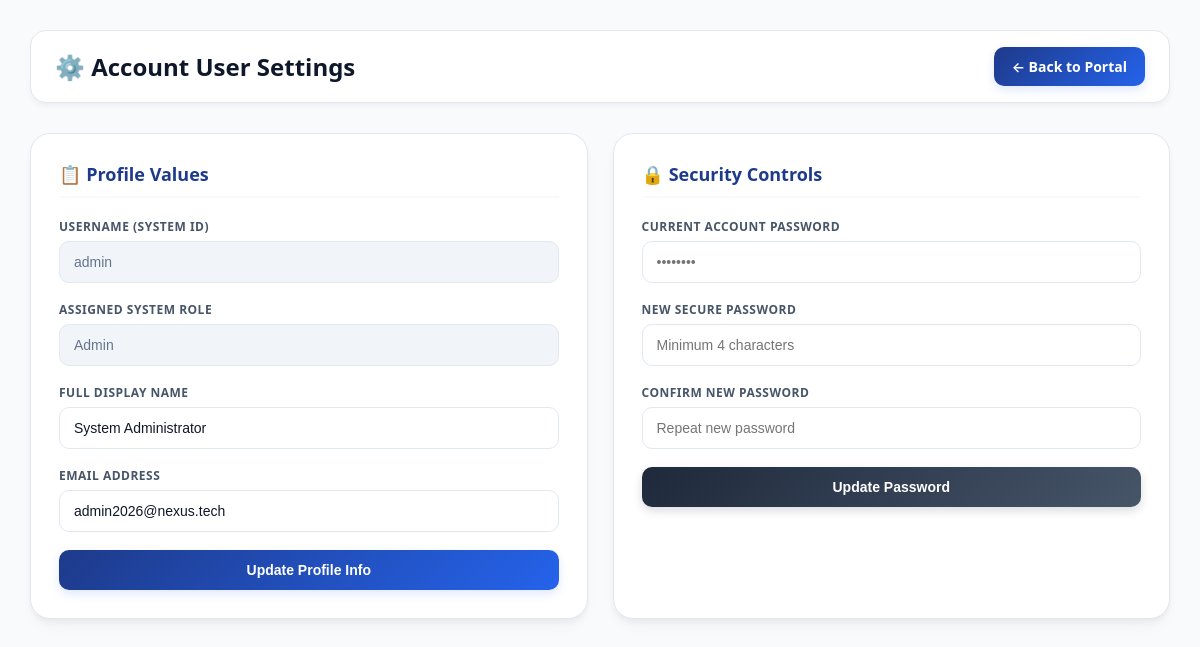
Page /settings (signed in) on the committed database.
### app.py (models this page shows, shortened)
class UserModel(db.Model, UserMixin):
    __tablename__ = 'users'
    username = db.Column(db.String(100), primary_key=True)
    password_hash = db.Column(db.String(255), nullable=False)
    role = db.Column(db.String(50), nullable=False)
    name = db.Column(db.String(100), nullable=False)
    email = db.Column(db.String(100), nullable=False)

### app.py (the view, shortened to what this page needs)
@app.route("/settings", methods=["GET", "POST"])
@login_required
def settings():
    return render_template("settings.html")

### app.py (called while the page is built)
@login_manager.user_loader
def load_user(username):
    return UserModel.query.get(str(username))

### templates/settings.html (shortened to what this page needs)
<!DOCTYPE html>
<html lang="en">
<head>
</head>
<body>
    <div class="header-container">
        <h1>⚙️ Account User Settings</h1>
        <a href="/portal" class="back-btn">← Back to Portal</a>
    </div>
    <div class="settings-grid">
        <div class="settings-card">
            <h3>📋 Profile Values</h3>
            <form method="POST" action="/settings">
                <div class="form-group">
                    <label>Username (System ID)</label>
                    <input type="text" value="{{ current_user.username }}" readonly>
                </div>
                <div class="form-group">
                    <label>Assigned System Role</label>
                    <input type="text" value="{{ current_user.role }}" readonly>
                </div>
                <div class="form-group">
                    <label>Full Display Name</label>
                    <input type="text" name="name" value="{{ current_user.name }}" required>
                </div>
                <div class="form-group">
                    <label>Email Address</label>
                    <input type="email" name="email" value="{{ current_user.email }}" required>
                </div>
                <button type="submit" class="save-btn">Update Profile Info</button>
            </form>
        </div>
        <div class="settings-card">
            <h3>🔒 Security Controls</h3>
            <form method="POST" action="/settings">
                <div class="form-group">
                    <label>Current Account Password</label>
                    <input type="password" name="current_password" placeholder="••••••••" required>
                </div>
                <div class="form-group">
                    <label>New Secure Password</label>
                    <input type="password" name="new_password" placeholder="Minimum 4 characters" required>
                </div>
                <div class="form-group">
                    <label>Confirm New Password</label>
                    <input type="password" name="confirm_password" placeholder="Repeat new password" required>
                </div>
                <button type="submit" class="save-btn" style="background: linear-gradient(135deg, #1e293b, #475569); box-shadow: 0 4px 10px rgba(15,23,42,0.15);">Update Password</button>
            </form>
        </div>
    </div>
</body>
</html>

### templates/settings.html (style rules this page uses)
:root { --bg-main: #f8fafc; --panel-bg: #ffffff; --border-color: #e2e8f0; --primary-blue: #1e3a8a; --accent-blue: #2563eb; --text-dark: #0f172a; --text-muted: #475569; }
body { font-family: 'Segoe UI', system-ui, -apple-system, sans-serif; background-color: var(--bg-main); margin: 0; padding: 30px; color: var(--text-dark); min-height: 100vh; box-sizing: border-box; animation: pageFadeIn 0.6s ease-out; }
.header-container { display: flex; justify-content: space-between; align-items: center; background: var(--panel-bg); padding: 16px 24px; border-radius: 16px; margin-bottom: 30px; border: 1px solid var(--border-color); box-shadow: 0 4px 6px -1px rgba(0, 0, 0, 0.05); }
h1 { margin: 0; font-size: 24px; font-weight: 700; }
.back-btn { background: linear-gradient(135deg, var(--primary-blue), var(--accent-blue)); color: white; text-decoration: none; padding: 10px 18px; border-radius: 10px; font-weight: 600; font-size: 14px; display: inline-block; transition: transform 0.2s; box-shadow: 0 4px 10px rgba(37, 99, 235, 0.15); }
.settings-grid { display: grid; grid-template-columns: repeat(auto-fit, minmax(340px, 1fr)); gap: 25px; }
.settings-card { background: var(--panel-bg); padding: 28px; border-radius: 20px; border: 1px solid var(--border-color); box-shadow: 0 4px 6px -1px rgba(0, 0, 0, 0.05), 0 10px 15px -3px rgba(0, 0, 0, 0.03); }
h3 { margin-top: 0; margin-bottom: 20px; color: var(--primary-blue); font-size: 18px; font-weight: 600; border-bottom: 2px solid var(--bg-main); padding-bottom: 10px; }
.form-group { margin-bottom: 18px; }
label { display: block; margin-bottom: 6px; font-size: 12px; font-weight: 600; color: var(--text-muted); text-transform: uppercase; letter-spacing: 0.5px; }
input { width: 100%; padding: 12px 14px; background: #ffffff; border: 1px solid var(--border-color); border-radius: 10px; color: var(--text-dark); font-size: 14px; transition: all 0.25s ease; box-sizing: border-box; }
input[readonly] { background: #f1f5f9; color: #64748b; cursor: not-allowed; }
.save-btn { width: 100%; background: linear-gradient(135deg, var(--primary-blue), var(--accent-blue)); color: white; border: none; padding: 12px; border-radius: 10px; cursor: pointer; font-weight: 600; font-size: 14px; box-shadow: 0 4px 10px rgba(37, 99, 235, 0.15); transition: all 0.2s; }

### rows in the picture
UserModel: username "admin", role "Admin", name "System Administrator", email "admin2026@nexus.tech"
